Frame 1 (no input): blank canvas, image omitted
Frame 60 (no input): blank canvas, image omitted
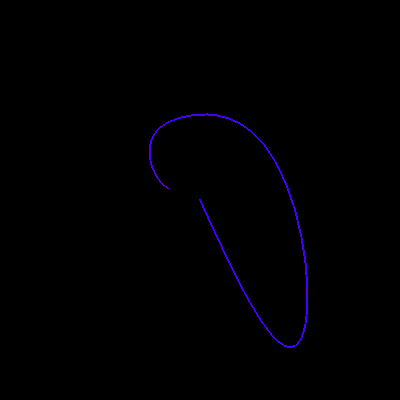
Frame 120 (the mouse pressed at the canvas centre since frame 60)

The p5.js sketch whose frames 1 and 60 were blank and that drew this single picture after the mouse press (run headless with seeded random() and noise() and a simulated clock; from frame 60 on, the mouse is pressed at the canvas centre):

// p5.js sketch
// ── sketch.js
function setup() {
    createCanvas(400, 400);
    background(0)
    hi = new lorenzClass(0, 0, 0, 10, 28, 8/3)
    hi1 = new lorenzClass(255,0,0,10, 28, 8/3+0.0001)
    hi.createLorenz()
    hi1.createLorenz()

}
  
function draw() {
  hi.drawLorenz()
  hi1.drawLorenz()
}

class lorenzClass{
  constructor(hue, posx, posy,a,b,c){
    this.hue = hue;
    this.posx = posx;
    this.posy = posy;
    this.a = a;
    this.b = b;
    this.c = c;
    this.arr = [];
    this.lorenz = createGraphics(width, height);
    this.dx;
    this.dy;
    this.dx;
    this.x;
    this.y;
    this.z;
  }

  createLorenz(){
    // this.lorenz = createGraphics(width, height);
    // this.lorenz.background(0);
    this.x = 0.01;
    this.y = 0.0;
    this.z = 0.0;
  
    this.arr = [];
    this.lorenz.colorMode(HSB);

    this.dx = 0
    this.dy = 0
    this.dz = 0
  }


  drawLorenz(){
    // lorenz.background(0);
    this.dt = 0.01;
    // console.log(this.x)
    // console.log(this.y)
    // console.log(this.z)

    this.dx = this.dt*(this.a*(this.y-this.x));
    this.dy = this.dt*(this.x*(this.b-this.z)-this.y);
    this.dz = this.dt*(this.x*this.y - this.c*this.z);

    this.x += this.dx;
    this.y += this.dy;
    this.z += this.dz;

    this.arr.push(createVector(this.x,this.y,this.z))
    this.lorenz.noFill();
    this.lorenz.stroke(this.hue,150,150, 100);
    // this.lorenz.translate(200,200) 
    //somehow translate doesnt work

    this.lorenz.beginShape();
    for (let i = 0; i<this.arr.length; i++){
      this.lorenz.vertex(this.arr[i].x*5 + 200, this.arr[i].y*5 + 200);
    }
    this.lorenz.endShape();
    // this.lorenz.point(this.x*5 + 200, this.y*5 + 200)

    image(this.lorenz, 0,0);
  }
}
